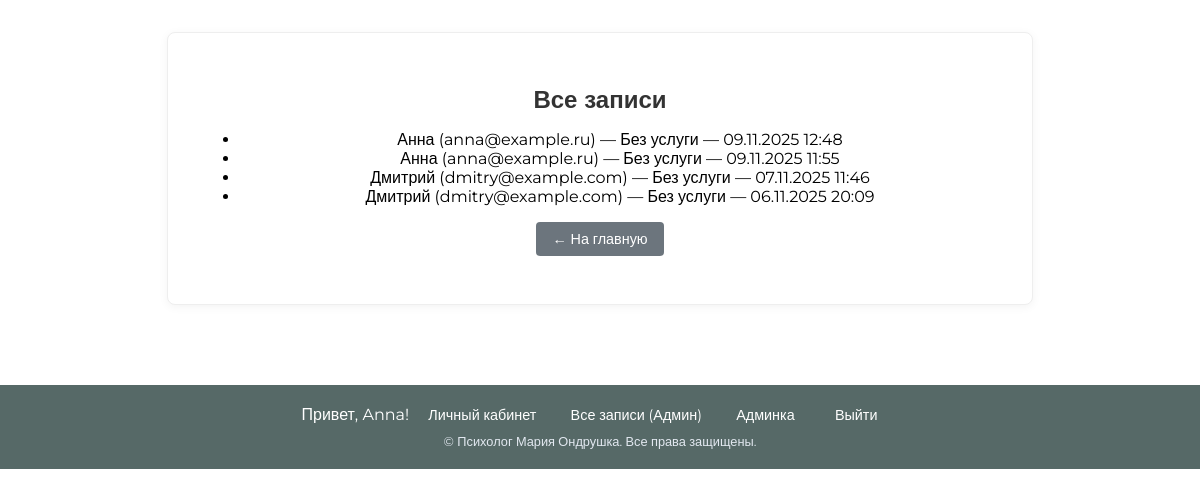
/admin-bookings/ (signed in), run on an earlier commit of the app's database.
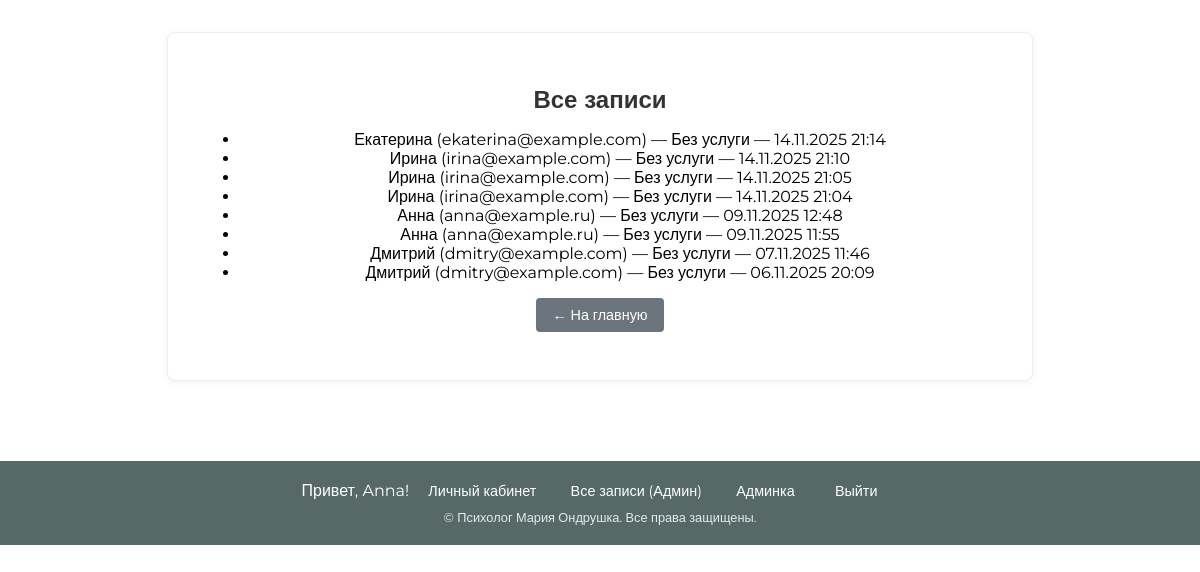
And on a later commit of the database.
### pages/models.py (models this page shows, shortened)
class Booking(models.Model):
    STATUS_CHOICES = [
        ('pending', 'Ожидает'),
        ('confirmed', 'Подтверждена'),
        ('completed', 'Завершена'),
        ('cancelled', 'Отменена'),
    ]
    user = models.ForeignKey(User, on_delete=models.CASCADE, null=True, blank=True, verbose_name='Пользователь')
    privacy_policy = models.ForeignKey(PrivacyPolicy, on_delete=models.CASCADE, verbose_name='Политика конфиденциальности', null=True, blank=True)
    consent_form = models.ForeignKey(ConsentForm, on_delete=models.CASCADE, verbose_name='Форма согласия', null=True, blank=True)
    accepted_privacy_policy = models.BooleanField(default=False, verbose_name='Согласие на политику конфиденциальности')
    accepted_consent = models.BooleanField(default=False, verbose_name='Согласие на обработку персональных данных')
    name = models.CharField(max_length=100, verbose_name='Имя')
    phone = models.CharField(max_length=20, verbose_name='Телефон')
    email = models.EmailField(verbose_name='Email')
    message = models.TextField(blank=True, verbose_name='Сообщение')
    status = models.CharField(max_length=20, choices=STATUS_CHOICES, default='pending', verbose_name='Статус')
    created_at = models.DateTimeField(auto_now_add=True, verbose_name='Дата записи')
    class Meta:
        verbose_name = 'Запись'
        verbose_name_plural = 'Записи'
        ordering = ['-created_at']

### pages/views.py (the view)
# urls.py: path('admin-bookings/', views.admin_bookings, name='admin_bookings'),
@login_required
@user_passes_test(is_admin)
def admin_bookings(request):
    bookings = Booking.objects.all()
    return render(request, 'pages/admin_bookings.html', {'bookings': bookings})

### pages/views.py (called while the page is built)
def is_admin(user):
    return user.is_staff

### pages/templates/pages/admin_bookings.html (shortened to what this page needs)
{% extends "pages/base.html" %}
{% block content %}
<div class="profile-container">
    <h2>Все записи</h2>
    <ul>
    {% for booking in bookings %}
        <li>
            {{ booking.name }} ({{ booking.email }}) — {{ booking.service.title|default:"Без услуги" }} — {{ booking.created_at|date:"d.m.Y H:i" }}
        </li>
    {% endfor %}
    </ul>
    <p><a href="/" class="back-btn">← На главную</a></p>
</div>
{% endblock %}

### pages/templates/pages/base.html (shortened to what this page needs)
{% load static %}
<!DOCTYPE html>
<html lang="ru">
<head>
    <link rel="stylesheet" href="{% static 'pages/style.css' %}">
</head>
<body>
    {% block content %}
    {% endblock %}
    <footer class="site-footer">
        <div class="footer-links">
            {% if user.is_authenticated %}
                <span>Привет, {{ user.first_name|default:user.username }}!</span>
                <a href="{% url 'user_profile' %}">Личный кабинет</a>
                {% if user.is_staff %}
                    <a href="{% url 'admin_bookings' %}">Все записи (Админ)</a>
                    <a href="{% url 'admin:index' %}">Админка</a>
                {% endif %}
                <form action="{% url 'logout' %}" method="post" style="display: inline;">
                    <button type="submit" class="logout-link">Выйти</button>
                </form>
            {% else %}
                <a href="{% url 'register' %}">Регистрация</a>
                <a href="{% url 'login' %}">Вход</a>
            {% endif %}
        </div>
        <div class="footer-text">
            © {{ current_year }} Психолог Мария Ондрушка. Все права защищены.
        </div>
    </footer>
</body>
</html>

### pages/static/pages/style.css (style rules this page uses)
body { font-family: 'Montserrat', sans-serif; margin: 0; padding: 0; }
html { scroll-behavior: smooth; }
.site-footer { background-color: #566967; color: white; padding: 20px 0; text-align: center; margin-top: 80px; }
.footer-links { margin-bottom: 10px; }
.footer-links a { color: white; text-decoration: none; margin: 0 15px; font-size: 0.9rem; transition: color 0.3s ease; }
.footer-text { font-size: 0.8rem; color: #e2e8f0; }
.logout-link { background: none; border: none; color: white; text-decoration: none; cursor: pointer; font-size: 0.9rem; margin: 0 15px; transition: color 0.3s ease; }
.profile-container { max-width: 800px; margin: 2rem auto; padding: 2rem; border: 1px solid #eee; border-radius: 8px; background-color: white; box-shadow: 0 2px 10px rgba(0, 0, 0, 0.05); text-align: center; }
.profile-container h2 { font-size: 1.5rem; margin-bottom: 1rem; color: #333; }
.back-btn { display: inline-block; padding: 0.5rem 1rem; background-color: #6c757d; color: white; border: none; border-radius: 4px; text-decoration: none; font-size: 0.9rem; transition: background-color 0.2s; }

What changed in the data, as far as the page shows it:
added Booking: name "Екатерина", email "ekaterina@example.com", service "Без услуги", created_at "14.11.2025 21:14"
added Booking: name "Ирина", email "irina@example.com", service "Без услуги", created_at "14.11.2025 21:10"
added Booking: name "Ирина", email "irina@example.com", service "Без услуги", created_at "14.11.2025 21:05"
added Booking: name "Ирина", email "irina@example.com", service "Без услуги", created_at "14.11.2025 21:04"
